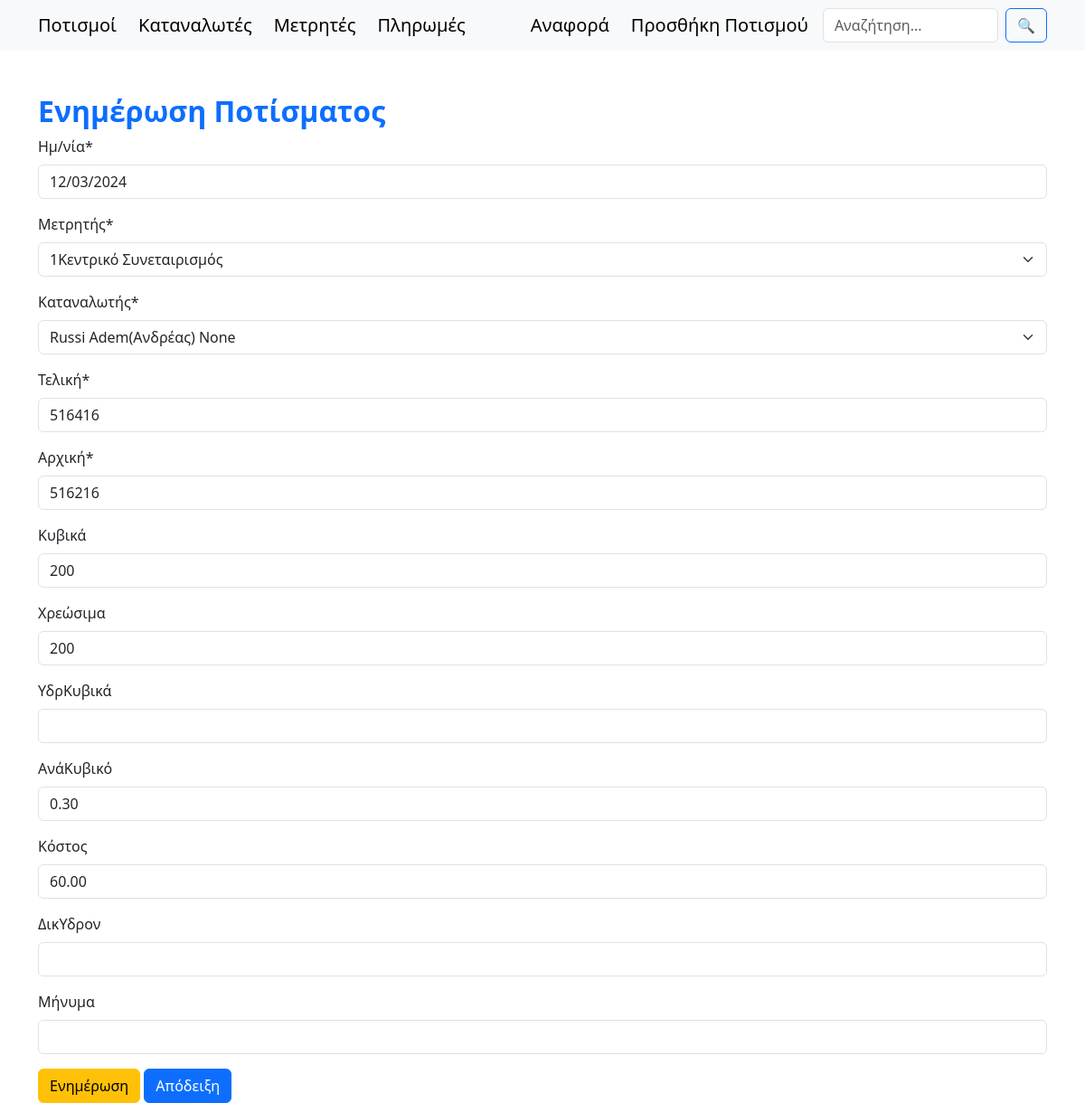
Page /update-irrigation/1/ on the committed database.
### synet/models.py (models this page shows, shortened)
class WaterCons(models.Model):
    serialNumber = models.IntegerField(null=True, blank=True)
    date = models.DateField()
    counter = models.ForeignKey(Counters, on_delete=models.SET_NULL, null=True)
    customer = models.ForeignKey(Persons, on_delete=models.SET_NULL, null=True)
    finalIndication = models.IntegerField()
    initialIndication = models.IntegerField()
    intermediateIndication = models.IntegerField(null=True, blank=True)
    cubicMeters = models.IntegerField(null=True, blank=True)
    billableCubicMeters = models.IntegerField(null=True, blank=True)
    hydronomistsCubicMeters = models.DecimalField(max_digits=10, decimal_places=2, null=True, blank=True)
    costPerMeter = models.DecimalField(max_digits=10, decimal_places=2, null=True, blank=True, default=0.30)
    cost = models.DecimalField(max_digits=10, decimal_places=2, null=True, blank=True)
    hydronomistsRight = models.DecimalField(max_digits=10, decimal_places=2, null=True, blank=True)
    viberMsg = models.CharField(max_length=200, null=True, blank=True)
    notes = models.TextField( null=True,blank=True)
    field = models.ForeignKey(Fields, on_delete=models.SET_NULL, null=True, blank=True)
    receipt = models.ForeignKey("Paids", on_delete=models.SET_NULL, null=True, blank=True, related_name="watercons_receipts") # idΑπόδειξης (paids_id)

class Counters(models.Model):
    collecter = models.CharField(max_length=20)
    counter = models.CharField(max_length=20, null=True, blank=True)
    customer = models.ForeignKey(Persons, null=True, blank=True, on_delete=models.SET_NULL)
    lastIndication = models.IntegerField(null=True, blank=True)
    class Meta:
        ordering = ['collecter']
    def __str__(self):
        return f"{self.collecter} {self.counter} {self.customer}".strip()

### synet/views.py (the view)
# urls.py: path('update-irrigation/<int:pk>/', WaterConsUpdateView.as_view(), name='update_irrigation'),    # path('insert', views.insertData, name="insertData"),
class WaterConsUpdateView(UpdateView):
    model = WaterCons
    form_class = WaterConsForm
    template_name = 'update_irrigation.html'
    success_url = reverse_lazy('index')  # Ανακατεύθυνση μετά την ενημέρωση

### synet/forms.py
class WaterConsForm(ModelForm):
    class Meta:
        model = WaterCons
        fields = [
            'date',
            'counter',
            'customer',
            'finalIndication',
            'initialIndication',
            'cubicMeters',
            'billableCubicMeters',
            'hydronomistsCubicMeters',
            'costPerMeter',
            'cost',
            'hydronomistsRight',
            'viberMsg',
            ]
        labels = {
         'date': 'Ημ/νία',
         'counter': "Μετρητής",
         'customer': "Καταναλωτής",
         'finalIndication': "Τελική",
         'initialIndication': "Αρχική",
         'cubicMeters': "Κυβικά",
         'billableCubicMeters': "Χρεώσιμα",
         'hydronomistsCubicMeters': "ΥδρΚυβικά",
         'costPerMeter': 'ΑνάΚυβικό',
         'cost': "Κόστος",
         'hydronomistsRight': "ΔικΥδρον",
         'viberMsg': "Μήνυμα",
         'notes': "Σημειώσεις",
         'field': "Χωράφι",
         'receipt': "Απόδειξη"
        }
    def __init__(self, *args, **kwargs):
        super().__init__(*args, **kwargs)
        self.fields['date'].initial = forms.DateField().widget.attrs['value'] = date.today().strftime("%Y-%m-%d")

### synet/models.py (called while the page is built)
    def __str__(self):
        return f"{self.surname} {self.name} {self.fathersName}".strip()  # Αφαιρεί επιπλέον κενά

### templates/update_irrigation.html (shortened to what this page needs)
{% extends "main.html" %}
{% load crispy_forms_tags %}
{% block content %}
<div class="container mt-5">
    <h2>Ενημέρωση Ποτίσματος</h2>
    <form method="post">
        {{ form|crispy }}
        <button type="submit" class="btn btn-warning">Ενημέρωση</button>
        {% if object.receipt %}
            <a href="{% url 'paids_update' object.receipt.id %}" class="btn btn-primary">Απόδειξη</a>
        {% else %}
            <a href="{% url 'create_payment' object.id %}" class="btn btn-success">Δημιουργία Απόδειξης</a>
        {% endif %}
    </form>
</div>
{% endblock %}

### rows in the picture
WaterCons: date "12/03/2024", finalIndication "516416", initialIndication "516216", cubicMeters "200", billableCubicMeters "200", costPerMeter "0.30", cost "60.00"
Counters: counter "1Κεντρικό Συνεταιρισμός", customer "Russi Adem(Ανδρέας) None"
